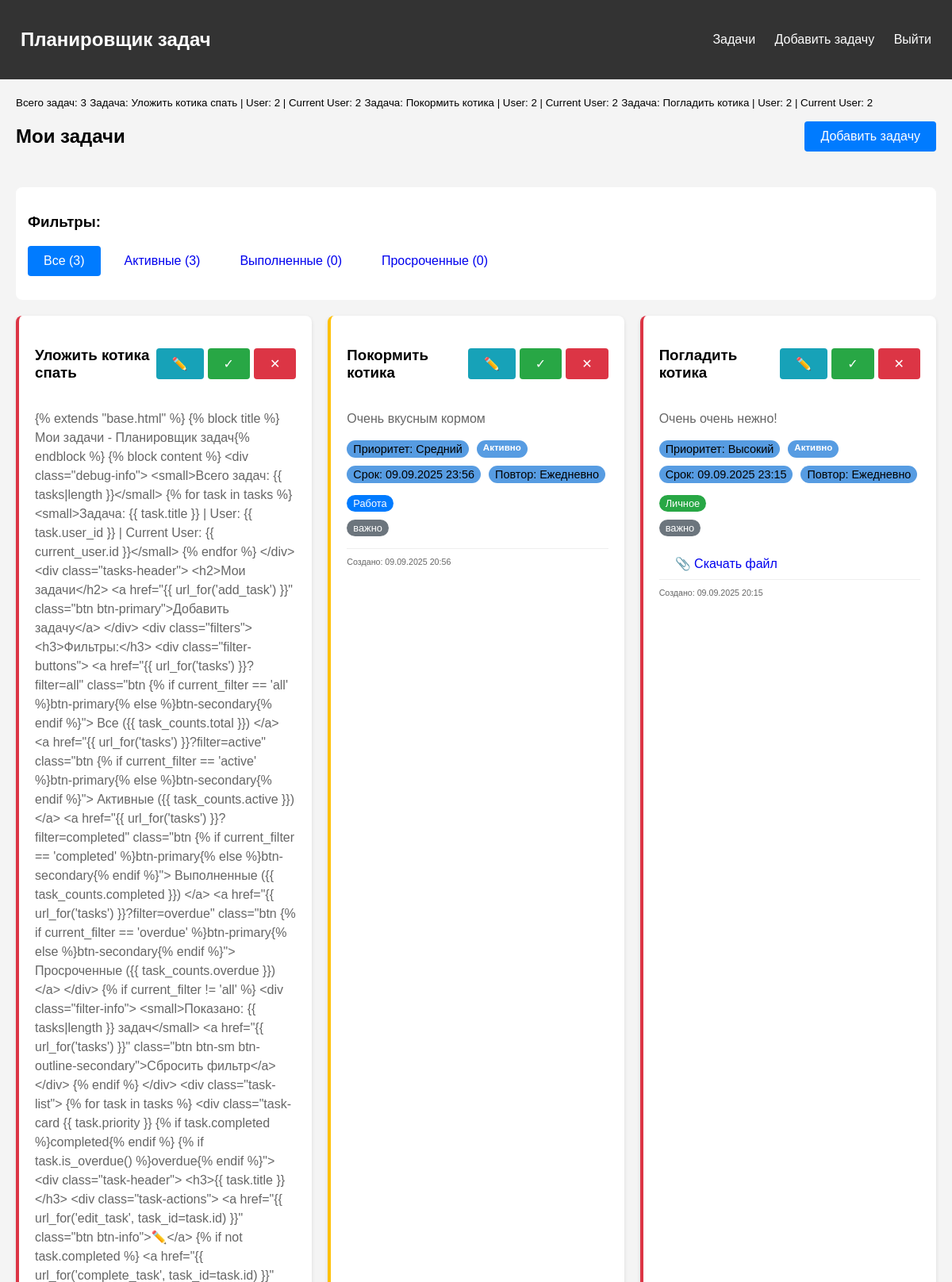
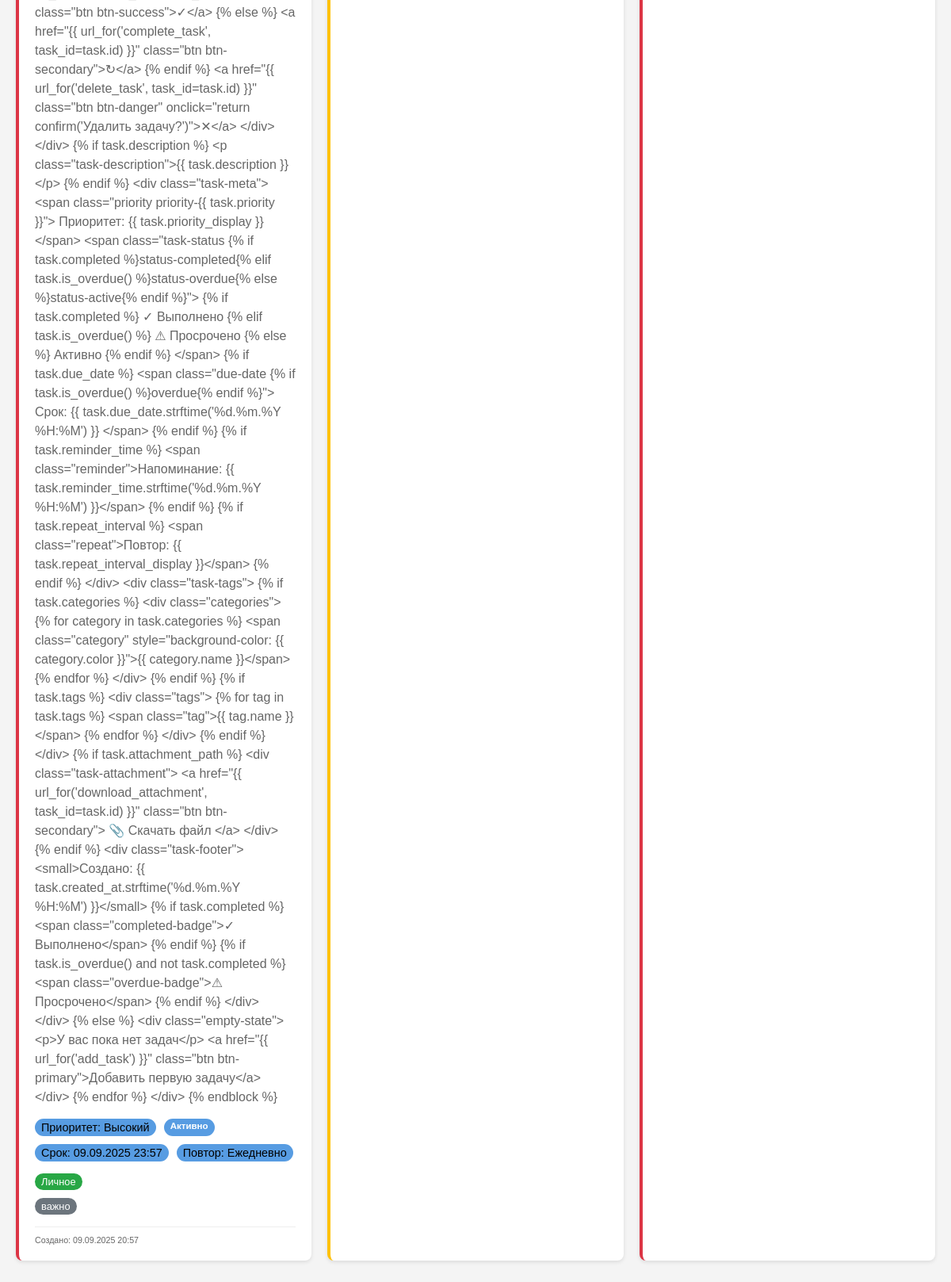
The page /tasks (signed in) on the database its author committed (2 pictures, top to bottom).
### models.py (models this page shows, shortened)
class Task(db.Model):
    id = db.Column(db.Integer, primary_key=True)
    title = db.Column(db.String(200), nullable=False)
    description = db.Column(db.Text)
    priority = db.Column(db.String(10), default='medium')
    completed = db.Column(db.Boolean, default=False)
    created_at = db.Column(db.DateTime, default=datetime.utcnow)
    due_date = db.Column(db.DateTime, nullable=True)
    reminder_time = db.Column(db.DateTime, nullable=True)
    repeat_interval = db.Column(db.String(20), nullable=True)
    attachment_path = db.Column(db.String(300), nullable=True)
    user_id = db.Column(db.Integer, db.ForeignKey('user.id'), nullable=False)
    categories = db.relationship('Category', secondary=task_categories,
                                backref=db.backref('tasks', lazy='dynamic'))
    tags = db.relationship('Tag', secondary=task_tags,
                          backref=db.backref('tasks', lazy='dynamic'))
    def is_overdue(self):
        if self.due_date and not self.completed:
            return self.due_date < datetime.utcnow()
        return False
    def needs_reminder(self):
        if self.reminder_time and not self.completed:
            return self.reminder_time <= datetime.utcnow()
        return False

class User(UserMixin, db.Model):
    id = db.Column(db.Integer, primary_key=True)
    username = db.Column(db.String(80), unique=True, nullable=False)
    email = db.Column(db.String(120), unique=True, nullable=False)
    password_hash = db.Column(db.String(128))
    tasks = db.relationship('Task', backref='author', lazy=True, cascade='all, delete-orphan')
    categories = db.relationship('Category', backref='user', lazy=True, cascade='all, delete-orphan')
    tags = db.relationship('Tag', backref='user', lazy=True, cascade='all, delete-orphan')

class Category(db.Model):
    id = db.Column(db.Integer, primary_key=True)
    name = db.Column(db.String(50), nullable=False)
    color = db.Column(db.String(7), default='#007bff')
    user_id = db.Column(db.Integer, db.ForeignKey('user.id'), nullable=False)

class Tag(db.Model):
    id = db.Column(db.Integer, primary_key=True)
    name = db.Column(db.String(50), nullable=False)
    user_id = db.Column(db.Integer, db.ForeignKey('user.id'), nullable=False)

### app.py (the view)
@app.route('/tasks')
@login_required
def tasks():
    try:
        print(f"\n=== ЗАГРУЗКА ЗАДАЧ ДЛЯ ПОЛЬЗОВАТЕЛЯ {current_user.id} ===")
        filter_type = request.args.get('filter', 'all')
        print(f"Фильтр: {filter_type}")
        query = Task.query.filter_by(user_id=current_user.id)
        if filter_type == 'active':
            query = query.filter_by(completed=False)
            print("Фильтр: только активные задачи")
        elif filter_type == 'completed':
            query = query.filter_by(completed=True)
            print("Фильтр: только выполненные задачи")
        elif filter_type == 'overdue':
            query = query.filter(
                Task.completed == False,
                Task.due_date < datetime.utcnow()
            )
            print("Фильтр: только просроченные задачи")
        task_list = query.order_by(Task.created_at.desc()).all()
        for task in task_list:
            priority_translation = {
                'low': 'Низкий',
                'medium': 'Средний',
                'high': 'Высокий'
            }
            task.priority_display = priority_translation.get(task.priority, task.priority)
            repeat_translation = {
                'daily': 'Ежедневно',
                'weekly': 'Еженедельно',
                'monthly': 'Ежемесячно',
                'yearly': 'Ежегодно'
            }
            if task.repeat_interval:
                task.repeat_interval_display = repeat_translation.get(task.repeat_interval, task.repeat_interval)
            else:
                task.repeat_interval_display = 'Не повторять'
        print(f"✅ Найдено задач после фильтра: {len(task_list)}")
        for i, task in enumerate(task_list, 1):
            status = "✓" if task.completed else "✗"
            overdue = "⚠" if task.is_overdue() else ""
            print(f"  {i}. [{status}{overdue}] '{task.title}' - Приоритет: {task.priority_display}")
        categories = Category.query.filter_by(user_id=current_user.id).all()
        tags = Tag.query.filter_by(user_id=current_user.id).all()
        total = Task.query.filter_by(user_id=current_user.id).count()
        active = Task.query.filter_by(user_id=current_user.id, completed=False).count()
        completed = Task.query.filter_by(user_id=current_user.id, completed=True).count()
        overdue_count = Task.query.filter(
            Task.user_id == current_user.id,
            Task.completed == False,
            Task.due_date < datetime.utcnow()
        ).count()
        task_counts = {
            'total': total,
            'active': active,
            'completed': completed,
            'overdue': overdue_count
        }
        print(f"✅ Найдено категорий: {len(categories)}")
        print(f"✅ Найдено тегов: {len(tags)}")
        print("=== ЗАГРУЗКА ЗАВЕРШЕНА ===\n")
        for task in task_list:
            if task.needs_reminder():
                flash(f'Напоминание: задача "{task.title}" требует внимания!', 'warning')
        return render_template('tasks.html',
                            tasks=task_list,
                            categories=categories,
                            tags=tags,
                            current_filter=filter_type,
                            task_counts=task_counts)
    except Exception as e:
        print(f"❌ КРИТИЧЕСКАЯ ОШИБКА в функции tasks(): {str(e)}")
        print(f"Тип ошибки: {type(e).__name__}")
        import traceback
        traceback.print_exc()
        flash('Ошибка загрузки задач. Проверьте консоль для подробностей.', 'error')
        return render_template('tasks.html',
                            tasks=[],
                            categories=[],
                            tags=[],
                            current_filter='all',
                            task_counts={'total': 0, 'active': 0, 'completed': 0, 'overdue': 0})

### app.py (called while the page is built)
@login_manager.user_loader
def load_user(user_id):
    return User.query.get(int(user_id))

### templates/tasks.html (shortened to what this page needs)
{% extends "base.html" %}
{% block content %}
<div class="debug-info">
    <small>Всего задач: {{ tasks|length }}</small>
    {% for task in tasks %}
    <small>Задача: {{ task.title }} | User: {{ task.user_id }} | Current User: {{ current_user.id }}</small>
    {% endfor %}
</div>
<div class="tasks-header">
    <h2>Мои задачи</h2>
    <a href="{{ url_for('add_task') }}" class="btn btn-primary">Добавить задачу</a>
</div>
<div class="filters">
    <h3>Фильтры:</h3>
    <div class="filter-buttons">
        <a href="{{ url_for('tasks') }}?filter=all"
        class="btn {% if current_filter == 'all' %}btn-primary{% else %}btn-secondary{% endif %}">
            Все ({{ task_counts.total }})
        </a>
        <a href="{{ url_for('tasks') }}?filter=active"
        class="btn {% if current_filter == 'active' %}btn-primary{% else %}btn-secondary{% endif %}">
            Активные ({{ task_counts.active }})
        </a>
        <a href="{{ url_for('tasks') }}?filter=completed"
        class="btn {% if current_filter == 'completed' %}btn-primary{% else %}btn-secondary{% endif %}">
            Выполненные ({{ task_counts.completed }})
        </a>
        <a href="{{ url_for('tasks') }}?filter=overdue"
        class="btn {% if current_filter == 'overdue' %}btn-primary{% else %}btn-secondary{% endif %}">
            Просроченные ({{ task_counts.overdue }})
        </a>
    </div>
</div>
<div class="task-list">
    {% for task in tasks %}
    <div class="task-card {{ task.priority }} {% if task.completed %}completed{% endif %} {% if task.is_overdue() %}overdue{% endif %}">
        <div class="task-header">
            <h3>{{ task.title }}</h3>
            <div class="task-actions">
                <a href="{{ url_for('edit_task', task_id=task.id) }}" class="btn btn-info">✏️</a>
                {% if not task.completed %}
                <a href="{{ url_for('complete_task', task_id=task.id) }}" class="btn btn-success">✓</a>
                {% else %}
                <a href="{{ url_for('complete_task', task_id=task.id) }}" class="btn btn-secondary">↻</a>
                {% endif %}
                <a href="{{ url_for('delete_task', task_id=task.id) }}" class="btn btn-danger"
                onclick="return confirm('Удалить задачу?')">✕</a>
            </div>
        </div>
        {% if task.description %}
        <p class="task-description">{{ task.description }}</p>
        {% endif %}
        <div class="task-meta">
            <span class="priority priority-{{ task.priority }}">
                Приоритет: {{ task.priority_display }}
            </span>
            <span class="task-status {% if task.completed %}status-completed{% elif task.is_overdue() %}status-overdue{% else %}status-active{% endif %}">
                {% if task.completed %}
                    ✓ Выполнено
                {% elif task.is_overdue() %}
                    ⚠ Просрочено
                {% else %}
                    Активно
                {% endif %}
            </span>
            {% if task.due_date %}
            <span class="due-date {% if task.is_overdue() %}overdue{% endif %}">
                Срок: {{ task.due_date.strftime('%d.%m.%Y %H:%M') }}
            </span>
            {% endif %}
            {% if task.repeat_interval %}
            <span class="repeat">Повтор: {{ task.repeat_interval_display }}</span>
            {% endif %}
        </div>
        <div class="task-tags">
            {% if task.categories %}
            <div class="categories">
                {% for category in task.categories %}
                <span class="category" style="background-color: {{ category.color }}">{{ category.name }}</span>
                {% endfor %}
            </div>
            {% endif %}
            {% if task.tags %}
            <div class="tags">
                {% for tag in task.tags %}
                <span class="tag">{{ tag.name }}</span>
                {% endfor %}
            </div>
            {% endif %}
        </div>
        {% if task.attachment_path %}
        <div class="task-attachment">
            <a href="{{ url_for('download_attachment', task_id=task.id) }}" class="btn btn-secondary">
                📎 Скачать файл
            </a>
        </div>
        {% endif %}
        <div class="task-footer">
            <small>Создано: {{ task.created_at.strftime('%d.%m.%Y %H:%M') }}</small>
        </div>
    </div>
    {% else %}
    <div class="empty-state">
        <p>У вас пока нет задач</p>
        <a href="{{ url_for('add_task') }}" class="btn btn-primary">Добавить первую задачу</a>
    </div>
    {% endfor %}
</div>
{% endblock %}

### templates/base.html (shortened to what this page needs)
<!DOCTYPE html>
<html lang="ru">
<head>
    <link rel="stylesheet" href="{{ url_for('static', filename='style.css') }}">
</head>
<body>
    <nav>
        <div class="nav-container">
            <h1><a href="{{ url_for('index') }}">Планировщик задач</a></h1>
            {% if current_user.is_authenticated %}
            <div class="nav-links">
                <a href="{{ url_for('tasks') }}">Задачи</a>
                <a href="{{ url_for('add_task') }}">Добавить задачу</a>
                <a href="{{ url_for('logout') }}">Выйти</a>
            </div>
            {% endif %}
        </div>
    </nav>
    <div class="container">
        {% block content %}{% endblock %}
    </div>
</body>
</html>

### static/style.css (style rules this page uses)
body { font-family: Arial, sans-serif; margin: 0; padding: 0; background-color: #f4f4f4; }
.nav-container { background-color: #333; color: white; padding: 1rem; display: flex; justify-content: space-between; align-items: center; }
.nav-container a { color: white; text-decoration: none; margin: 0 10px; }
.container { max-width: 1200px; margin: 0 auto; padding: 20px; }
.task-list { display: grid; grid-template-columns: repeat(auto-fill, minmax(300px, 1fr)); gap: 20px; }
.task-card { background: white; padding: 20px; border-radius: 8px; box-shadow: 0 2px 4px rgba(0,0,0,0.1); }
.task-card.high { border-left: 4px solid #dc3545; }
.task-card.medium { border-left: 4px solid #ffc107; }
.btn { padding: 10px 20px; border: none; border-radius: 4px; cursor: pointer; text-decoration: none; display: inline-block; }
.btn-primary { background-color: #007bff; color: white; }
.btn-danger { background-color: #dc3545; color: white; }
.btn-success { background-color: #28a745; color: white; }
.tasks-header { display: flex; justify-content: space-between; align-items: center; margin-bottom: 30px; }
.filters { margin-bottom: 20px; padding: 15px; background: white; border-radius: 8px; }
.filter-buttons { display: flex; gap: 10px; flex-wrap: wrap; }
.task-card { background: white; padding: 20px; border-radius: 8px; box-shadow: 0 2px 5px rgba(0,0,0,0.1); margin-bottom: 20px; border-left: 4px solid #007bff; }
.task-card.high { border-left-color: #dc3545; }
.task-card.medium { border-left-color: #ffc107; }
.task-header { display: flex; justify-content: space-between; align-items: center; margin-bottom: 15px; }
.task-actions { display: flex; gap: 5px; }
.task-description { color: #666; margin-bottom: 15px; line-height: 1.5; }
.task-meta { display: flex; flex-wrap: wrap; gap: 10px; margin-bottom: 15px; font-size: 0.9em; }
.task-meta span { margin: 0; padding: 3px 8px; border-radius: 12px; background-color: #579ce2; }
.task-tags { margin-bottom: 15px; }
.categories, .tags { display: flex; flex-wrap: wrap; gap: 5px; margin-bottom: 10px; }
.category, .tag { padding: 3px 8px; border-radius: 12px; font-size: 0.8em; color: white; }
.category { background-color: #007bff; }
.tag { background-color: #6c757d; }
.task-footer { display: flex; justify-content: space-between; align-items: center; font-size: 0.8em; color: #666; padding-top: 10px; border-top: 1px solid #eee; }
.filter-buttons { display: flex; gap: 10px; flex-wrap: wrap; margin-bottom: 15px; }
.task-status { display: inline-block; padding: 3px 8px; border-radius: 12px; font-size: 0.8em; font-weight: bold; }
.status-active { background-color: #17a2b8; color: white; }
.btn-info { background-color: #17a2b8; border-color: #17a2b8; color: white; }

### rows shown on the page
Task: title "Уложить котика спать", user_id "2", description "{% extends \"base.html\" %} {% block title %}Мои задачи - Планировщик задач{% endblock %} {% block content %} <div class=\"debug-info\"> <small>Всего задач: {{ tasks|length }}</small> {% for task in tasks %} <small>Задача: {{ task.title }} | User: {{ task.user_id }} | Current User: {{ current_user.id }}</small> {% endfor %} </div> <div class=\"tasks-header\"> <h2>Мои задачи</h2> <a href=\"{{ url_for('add_task') }}\" class=\"btn btn-primary\">Добавить задачу</a> </div> <div class=\"filters\"> <h3>Фильтры:</h3> <div class=\"filter-buttons\"> <a href=\"{{ url_for('tasks') }}?filter=all\" class=\"btn {% if current_filter == 'all' %}btn-primary{% else %}btn-secondary{% endif %}\"> Все ({{ task_counts.total }})…", priority_display "Высокий", completed "Активно", due_date "09.09.2025 23:57", repeat_interval_display "Ежедневно", created_at "09.09.2025 20:57"
User: id "2"
Task: title "Покормить котика", user_id "2", description "Очень вкусным кормом", priority_display "Средний", completed "Активно", due_date "09.09.2025 23:56", repeat_interval_display "Ежедневно", created_at "09.09.2025 20:56"
Task: title "Погладить котика", user_id "2", description "Очень очень нежно!", priority_display "Высокий", completed "Активно", due_date "09.09.2025 23:15", repeat_interval_display "Ежедневно", created_at "09.09.2025 20:15"
Category: name "Личное"
Tag: name "важно"
Category: name "Работа"

### other values the page prints
{{ tasks|length }} "3"
{{ task_counts.total }} "3"
{{ task_counts.active }} "3"
{{ task_counts.completed }} "0"
{{ task_counts.overdue }} "0"
